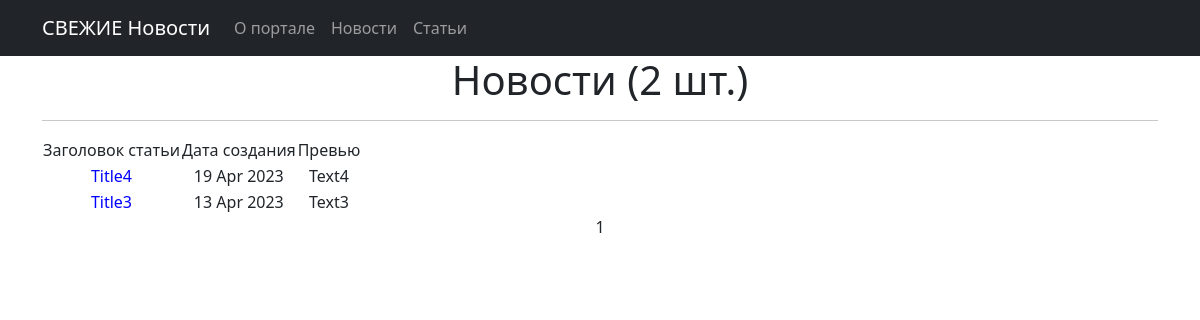
The page /news/ on the database as committed earlier.
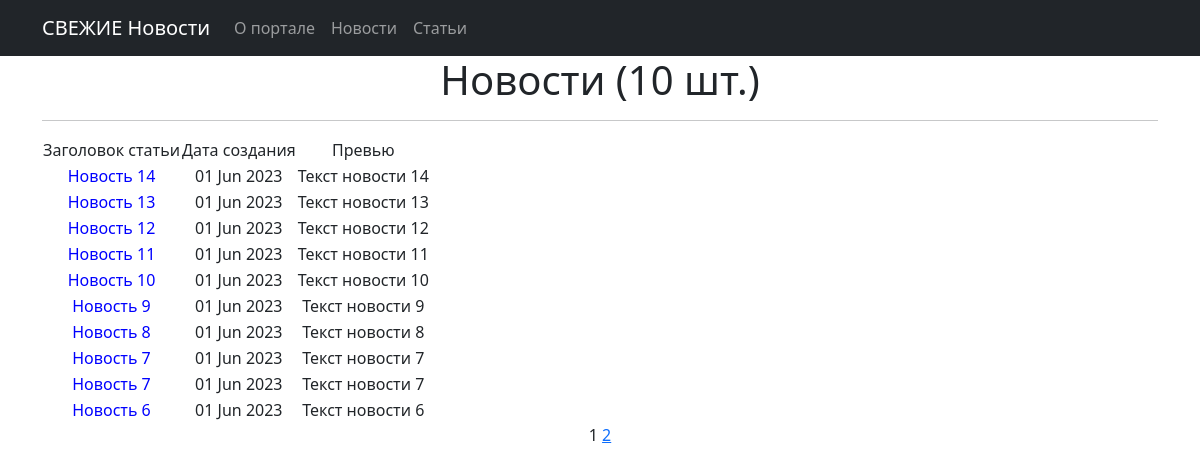
The same page on the database as committed later.
### news/models.py (models this page shows, shortened)
class Post(models.Model):
    news = 'NW'
    article = 'AR'
    POSTS = [
        (news, 'Новость'),
        (article, 'Статья')
    ]
    author = models.ForeignKey(Author, on_delete=models.CASCADE)
    post_type = models.CharField(max_length=2, choices=POSTS, default=article)
    time_create = models.DateTimeField(auto_now_add=True)
    category = models.ManyToManyField(Category, through='PostCategory')
    title = models.CharField(max_length=255)
    text = models.TextField()
    rating = models.IntegerField(default=0)

### news/views.py (the view)
# urls.py: path('news/', NewsList.as_view(), name='news_list'),
class NewsList(ListView):
    queryset = Post.objects.filter(post_type = 'NW').order_by('-time_create')
    template_name = 'News/news_list.html'
    context_object_name = 'posts'
    paginate_by = 10

### news/templatetags/custom_tags.py (called while the page is built)
@register.simple_tag(takes_context=True)
def url_replace(context, **kwargs):
    d = context['request'].GET.copy()
    for k, v in kwargs.items():
        d[k] = v
    return d.urlencode()

### templates/News/news_list.html (shortened to what this page needs)
{% extends 'default.html' %}
{% load custom_filters %}
{% load custom_tags %}
{% block content %}
<h1>Новости ({{ posts|length }} шт.)</h1>
<hr>
{% if posts %}
<table>
    <tr>
        <td> Заголовок статьи</td>
        <td> Дата создания</td>
        <td> Превью</td>
    </tr>
    {% for post in posts %}
    <tr>
        <td><a class="nav-link" href="/news/{{ post.id }}" style="color: blue">{{ post.title }}</a></td>
        <td>{{ post.time_create|date:'d M Y' }}</td>
        <td>{{ post.text|truncatechars:20 }}</td>
    </tr>
    {% endfor %}
</table>
{% else %}
<h2> Новостей нет! </h2>
{% endif %}
{{ page_obj.number }}
{% if page_obj.has_next %}
    <a href="?{% url_replace page=page_obj.next_page_number %}">{{ page_obj.next_page_number }}</a>
{% endif %}
{% endblock content %}

Rows that differ between the two databases and show on the page:
no longer on this page (row edited): Post: title "Title4", time_create "19 Apr 2023", text "Text4"
no longer on this page (row edited): Post: title "Title3", time_create "13 Apr 2023", text "Text3"
added Post: title "Новость 14", time_create "01 Jun 2023", text "Текст новости 14"
added Post: title "Новость 13", time_create "01 Jun 2023", text "Текст новости 13"
added Post: title "Новость 12", time_create "01 Jun 2023", text "Текст новости 12"
added Post: title "Новость 11", time_create "01 Jun 2023", text "Текст новости 11"
added Post: title "Новость 10", time_create "01 Jun 2023", text "Текст новости 10"
added Post: title "Новость 9", time_create "01 Jun 2023", text "Текст новости 9"
added Post: title "Новость 8", time_create "01 Jun 2023", text "Текст новости 8"
added Post: title "Новость 7", time_create "01 Jun 2023", text "Текст новости 7"
added Post: title "Новость 7", time_create "01 Jun 2023", text "Текст новости 7"
added Post: title "Новость 6", time_create "01 Jun 2023", text "Текст новости 6"
Other text that changed with them:
{{ posts|length }}: "2" → "10"
{{ page_obj.next_page_number }}: (not shown) → "2"
